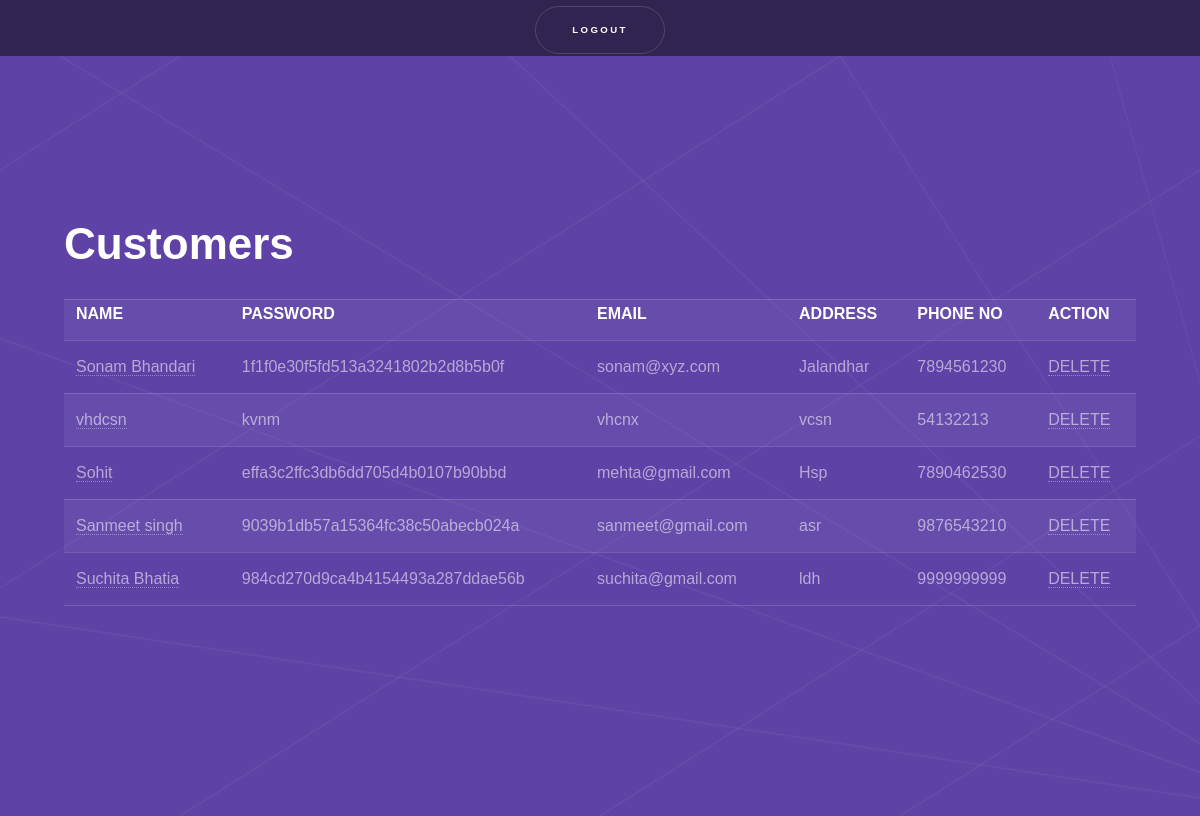
The app's page /admin/frontend/customer.php (signed in) with its own data.
### tables this page shows
CREATE TABLE IF NOT EXISTS `tb_client` (
  `id` int(11) NOT NULL AUTO_INCREMENT,
  `name` varchar(50) NOT NULL,
  `pwd` varchar(100) NOT NULL,
  `email` varchar(20) NOT NULL,
  `address` varchar(50) NOT NULL,
  `phone_no` varchar(15) NOT NULL,
  PRIMARY KEY (`id`),
  UNIQUE KEY `email` (`email`)
);

### admin/frontend/config.php (called while the page is built, shortened)
<?php
class clscon
{
    public function db_connect()
    {
        $host="localhost";
        $uname="root";
        $upwd="";
        $this->link=  mysqli_connect($host, $uname, $upwd,"deliccio");
        return $this->link;
    }
}
?>

### admin/frontend/customer.php (the view, shortened to what this page needs)
<?php
include_once 'config.php';
?>
<!DOCTYPE HTML>
<html>
	<head>
		<link rel="stylesheet" href="assets/css/main.css" />
	</head>
	<body>
			<section id="sidebar">
				<div class="inner">
					<nav>
					<form  method="post"  action="logout.php">
<button id="submit">Logout</button>
</form>
					</nav>
				</div>
			</section>
			<div id="wrapper">
					<section id="intro" class="wrapper style1 fullscreen fade-up">
						<div class="inner">
							<h1>Customers</h1>
<?php
echo '
<table border="3">
<tr>
<th>NAME</th>
<th>PASSWORD</th>
<th>EMAIL</th>
<th>ADDRESS</th>
<th>PHONE NO</th>
<th>ACTION</th>
</tr>';
    $obj=new clsclient();
    $ar=$obj->Display_Client();
    for($i=0;$i<count($ar);$i++)
    {
        echo'<tr>';
	   echo "<td> <a href =\"updateCustomer.php?id=".$ar[$i][0]."\">"; echo $ar[$i][1]; echo"</a></td> ";
        echo"<td>"; echo $ar[$i][2]; echo"</td>";
        echo"<td>"; echo $ar[$i][3]; echo"</td>";
        echo"<td>"; echo $ar[$i][4]; echo"</td>";
        echo"<td>"; echo $ar[$i][5]; echo"</td>";
        echo'<td><a href=delclient.php?cid='.$ar[$i][0].'>DELETE</a></td>';
        echo'</tr>';
    }
echo'</table>
    <br><br>';
?>
						</div>
					</section>
	</body>
</html>

### records on screen
tb_client: name "Sonam Bhandari", pwd "1f1f0e30f5fd513a3241802b2d8b5b0f", email "sonam@xyz.com", address "Jalandhar", phone_no "7894561230"
tb_client: name "vhdcsn", pwd "kvnm", email "vhcnx", address "vcsn", phone_no "54132213"
tb_client: name "Sohit", pwd "effa3c2ffc3db6dd705d4b0107b90bbd", email "mehta@gmail.com", address "Hsp", phone_no "7890462530"
tb_client: name "Sanmeet singh", pwd "9039b1db57a15364fc38c50abecb024a", email "sanmeet@gmail.com", address "asr", phone_no "9876543210"
tb_client: name "Suchita Bhatia", pwd "984cd270d9ca4b4154493a287ddae56b", email "suchita@gmail.com", address "ldh", phone_no "9999999999"
